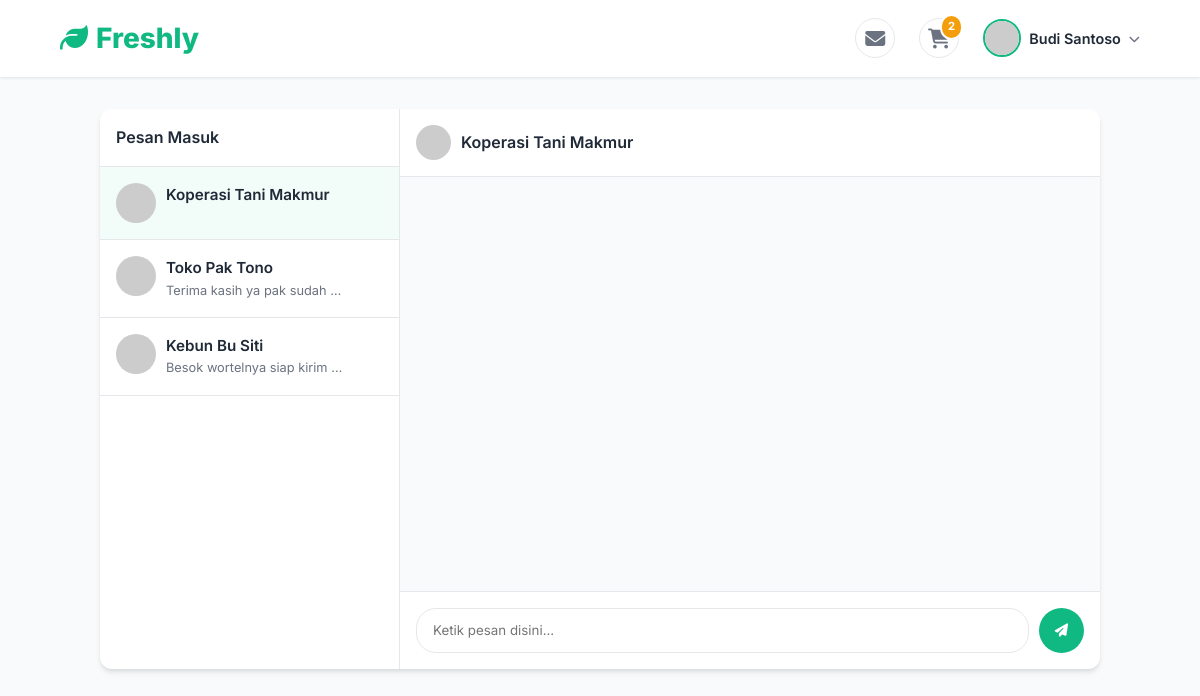
/chat.php?partner=5&product_id=5 (signed in), run on the app's committed database.
### tables this page shows
CREATE TABLE IF NOT EXISTS users (
    id INT AUTO_INCREMENT PRIMARY KEY,
    name VARCHAR(100) NOT NULL,
    email VARCHAR(150) NOT NULL UNIQUE,
    password_hash VARCHAR(255) NOT NULL,
    phone VARCHAR(30) DEFAULT NULL,
    address TEXT DEFAULT NULL,
    role ENUM('buyer', 'seller', 'admin') NOT NULL DEFAULT 'buyer',
    seller_status ENUM('pending', 'approved', 'rejected') DEFAULT NULL,
    avatar_url VARCHAR(500) DEFAULT NULL,
    store_name VARCHAR(150) DEFAULT NULL,
    store_location VARCHAR(200) DEFAULT NULL,
    created_at DATETIME NOT NULL DEFAULT CURRENT_TIMESTAMP,
    updated_at DATETIME NOT NULL DEFAULT CURRENT_TIMESTAMP ON UPDATE CURRENT_TIMESTAMP
);

### includes/helpers.php (called while the page is built, shortened)
<?php
function isLoggedIn(): bool {
    return isset($_SESSION['user_id']);
}
function getCurrentUser(): ?array {
    static $user = null;
    if ($user === null) {
        $db = getDB();
        $stmt = $db->prepare("SELECT * FROM users WHERE id = ?");
        $stmt->execute([$_SESSION['user_id']]);
        $user = $stmt->fetch();
    }
    return $user;
}
function getCartCount(): int {
    $db = getDB();
    $stmt = $db->prepare("SELECT COALESCE(SUM(quantity), 0) FROM cart_items WHERE user_id = ?");
    $stmt->execute([$_SESSION['user_id']]);
    return (int) $stmt->fetchColumn();
}
function sanitize(string $input): string {
    return htmlspecialchars(trim($input), ENT_QUOTES, 'UTF-8');
}
function getAvatarUrl(?string $name): string {
    $name = $name ?? 'User';
    return 'https://ui-avatars.com/api/?name=' . urlencode($name) . '&background=10b981&color=fff';
}

### chat.php (the view, shortened to what this page needs)
<?php
require_once __DIR__ . '/includes/helpers.php';
$db = getDB();
$userId = $_SESSION['user_id'];
$stmt = $db->prepare("
    SELECT u.id, u.name, u.store_name, u.role,
        (SELECT message FROM messages WHERE (sender_id=u.id AND receiver_id=?) OR (sender_id=? AND receiver_id=u.id) ORDER BY created_at DESC LIMIT 1) as last_message,
        (SELECT created_at FROM messages WHERE (sender_id=u.id AND receiver_id=?) OR (sender_id=? AND receiver_id=u.id) ORDER BY created_at DESC LIMIT 1) as last_time,
        (SELECT COUNT(*) FROM messages WHERE sender_id=u.id AND receiver_id=? AND is_read=0) as unread
    FROM users u
    WHERE u.id != ? AND u.id IN (
        SELECT DISTINCT sender_id FROM messages WHERE receiver_id = ?
        UNION
        SELECT DISTINCT receiver_id FROM messages WHERE sender_id = ?
    )
    ORDER BY last_time DESC
");
$stmt->execute([$userId,$userId,$userId,$userId,$userId,$userId,$userId,$userId]);
$partners = $stmt->fetchAll();
$selectedPartner = (int) ($_GET['partner'] ?? 0);
if ($selectedPartner > 0) {
    $found = false;
    if (!$found) {
        $stmt = $db->prepare("SELECT id, name, store_name, role FROM users WHERE id=?");
        $stmt->execute([$selectedPartner]);
        $newPartner = $stmt->fetch();
        if ($newPartner) {
            $newPartner['last_message'] = '';
            $newPartner['last_time'] = null;
            $newPartner['unread'] = 0;
            array_unshift($partners, $newPartner);
        }
    }
}
?>
<!DOCTYPE html>
<html lang="id">
<head>
    <link rel="stylesheet" href="https://cdnjs.cloudflare.com/ajax/libs/font-awesome/6.4.0/css/all.min.css">
    <link rel="stylesheet" href="assets/css/style.css">
</head>
<body>
    <?php $navbarType = 'simple'; include __DIR__ . '/includes/navbar.php'; ?>
    <div style="padding:0 5%;">
        <div class="chat-container">
            <div class="chat-sidebar">
                <div style="padding:1rem;border-bottom:1px solid var(--border-color);font-weight:600;">Pesan Masuk</div>
                <div class="chat-list">
                    <?php foreach($partners as $p): ?>
                    <a href="?partner=<?= $p['id'] ?>" class="chat-user <?= $selectedPartner==$p['id']?'active':'' ?>">
                        <img src="<?= getAvatarUrl($p['name']) ?>">
                        <div style="flex:1;min-width:0;">
                            <div style="font-weight:600;font-size:0.95rem;"><?= sanitize($p['store_name']??$p['name']) ?></div>
                            <div style="font-size:0.8rem;color:var(--text-muted);white-space:nowrap;overflow:hidden;text-overflow:ellipsis;max-width:180px;"><?= sanitize($p['last_message']??'') ?></div>
                        </div>
                    </a>
                    <?php endforeach; ?>
                </div>
            </div>
            <div class="chat-main">
                <?php if($selectedPartner > 0):
                    $partnerName = '';
                    foreach($partners as $p) { if($p['id']==$selectedPartner) { $partnerName = $p['store_name']??$p['name']; break; } }
                ?>
                <div class="chat-header">
                    <img src="<?= getAvatarUrl($partnerName) ?>" style="width:35px;border-radius:50%;">
                    <?= sanitize($partnerName) ?>
                </div>
                <div class="chat-messages" id="messageBox"></div>
                <div class="chat-input">
                    <input type="text" id="chatInput" placeholder="Ketik pesan disini...">
                    <button class="btn-send" onclick="sendMessage()"><i class="fa-solid fa-paper-plane"></i></button>
                </div>
                <?php else: ?>
                <div style="flex:1;display:flex;align-items:center;justify-content:center;color:var(--text-muted);">
                    <div style="text-align:center;"><i class="fa-solid fa-message" style="font-size:3rem;opacity:0.2;margin-bottom:1rem;display:block;"></i>Pilih percakapan</div>
                </div>
                <?php endif; ?>
            </div>
        </div>
    </div>
</body>
</html>

### includes/navbar.php (shortened to what this page needs)
<?php
$currentUser = getCurrentUser();
$cartCount = getCartCount();
$isLogged = isLoggedIn();
$userRole = $_SESSION['role'] ?? '';
?>
<nav class="navbar">
    <a href="<?= BASE_URL ?>/index.php" class="nav-brand">
        <i class="fa-solid fa-leaf"></i> Freshly
    </a>
    <div class="nav-actions">
        <?php if ($isLogged): ?>
            <?php if ($userRole === 'buyer'): ?>
                <div class="icon-action" onclick="window.location.href='<?= BASE_URL ?>/chat.php'" title="Pesan">
                    <i class="fa-solid fa-envelope fa-lg"></i>
                </div>
                <div class="icon-action cart-icon" onclick="window.location.href='<?= BASE_URL ?>/cart.php'" title="Keranjang">
                    <i class="fa-solid fa-cart-shopping fa-lg"></i>
                    <?php if ($cartCount > 0): ?>
                        <span class="icon-badge cart-badge"><?= $cartCount ?></span>
                    <?php endif; ?>
                </div>
            <?php endif; ?>
            <div class="user-profile-dropdown" style="position:relative;">
                <div style="display:flex; align-items:center; gap:8px; cursor:pointer;" onclick="this.parentElement.querySelector('.dropdown-menu').classList.toggle('show')">
                    <img src="<?= getAvatarUrl($currentUser['name'] ?? 'User') ?>" style="width:38px; height:38px; border-radius:50%; border: 2px solid var(--primary-color);" alt="Profile">
                    <span style="font-weight:600; font-size:0.9rem; max-width:120px; overflow:hidden; text-overflow:ellipsis; white-space:nowrap;"><?= sanitize($currentUser['name'] ?? '') ?></span>
                    <i class="fa-solid fa-chevron-down" style="font-size:0.7rem; color:var(--text-muted);"></i>
                </div>
            </div>
        <?php else: ?>
            <button class="btn btn-outline" onclick="window.location.href='<?= BASE_URL ?>/login.php'">Masuk</button>
            <button class="btn btn-primary" onclick="window.location.href='<?= BASE_URL ?>/register.php'">Daftar</button>
        <?php endif; ?>
    </div>
</nav>

### assets/css/style.css (style rules this page uses)
:root { --primary-color: #10b981; --primary-dark: #059669; --secondary-color: #f59e0b; --bg-color: #f9fafb; --text-main: #1f2937; --text-muted: #6b7280; --white: #ffffff; --border-color: #e5e7eb; --radius: 12px; --shadow: 0 4px 6px -1px rgba(0, 0, 0, 0.1), 0 2px 4px -1px rgba(0, 0, 0, 0.06); --shadow-hover: 0 10px 15px -3px rgba(0, 0, 0, 0.1), 0 4px 6px -2px rgba(0, 0, 0, 0.05); --transition: all 0.3s ease; }
* { margin: 0; padding: 0; box-sizing: border-box; }
body { font-family: 'Inter', sans-serif; background-color: var(--bg-color); color: var(--text-main); line-height: 1.6; }
a { text-decoration: none; color: inherit; }
.navbar { position: sticky; top: 0; z-index: 100; background-color: rgba(255, 255, 255, 0.9); backdrop-filter: blur(10px); box-shadow: 0 1px 3px 0 rgba(0, 0, 0, 0.1); padding: 1rem 5%; display: flex; align-items: center; justify-content: space-between; gap: 2rem; }
.nav-brand { font-size: 1.75rem; font-weight: 800; color: var(--primary-color); display: flex; align-items: center; gap: 0.5rem; }
.nav-actions { display: flex; align-items: center; gap: 1.5rem; }
.icon-action { position: relative; color: var(--text-muted); cursor: pointer; transition: var(--transition); display: flex; align-items: center; justify-content: center; width: 40px; height: 40px; border-radius: 50%; background-color: var(--white); border: 1px solid var(--border-color); }
.icon-badge { position: absolute; top: -5px; right: -5px; background-color: var(--secondary-color); color: white; font-size: 0.7rem; font-weight: bold; padding: 0.1rem 0.4rem; border-radius: 50%; border: 2px solid white; }

### chat.php (style rules this page uses)
.chat-container { max-width:1000px; margin:2rem auto; display:flex; height:70vh; background:var(--white); border-radius:var(--radius); box-shadow:var(--shadow); overflow:hidden; }
.chat-sidebar { width:300px; border-right:1px solid var(--border-color); display:flex; flex-direction:column; }
.chat-list { flex:1; overflow-y:auto; }
.chat-user { display:flex; gap:10px; padding:1rem; border-bottom:1px solid var(--border-color); cursor:pointer; transition:var(--transition); text-decoration:none; color:inherit; }
.chat-user:hover, .chat-user.active { background:rgba(16,185,129,0.05); }
.chat-user img { width:40px; height:40px; border-radius:50%; }
.chat-main { flex:1; display:flex; flex-direction:column; }
.chat-header { padding:1rem; border-bottom:1px solid var(--border-color); display:flex; align-items:center; gap:10px; font-weight:600; }
.chat-messages { flex:1; padding:1.5rem; overflow-y:auto; background:var(--bg-color); display:flex; flex-direction:column; gap:1rem; }
.chat-input { padding:1rem; border-top:1px solid var(--border-color); display:flex; gap:10px; }
.chat-input input { flex:1; padding:0.75rem 1rem; border:1px solid var(--border-color); border-radius:20px; outline:none; font-family:inherit; }
.btn-send { background:var(--primary-color); color:white; border:none; width:45px; height:45px; border-radius:50%; cursor:pointer; display:flex; align-items:center; justify-content:center; transition:var(--transition); }

### data on the page
users: name "Budi Santoso"
users: store_name "Koperasi Tani Makmur"
users: store_name "Toko Pak Tono", last_message "Terima kasih ya pak sudah…"
users: store_name "Kebun Bu Siti", last_message "Besok wortelnya siap kirim bu"

### other printed values
$cartCount "2"
